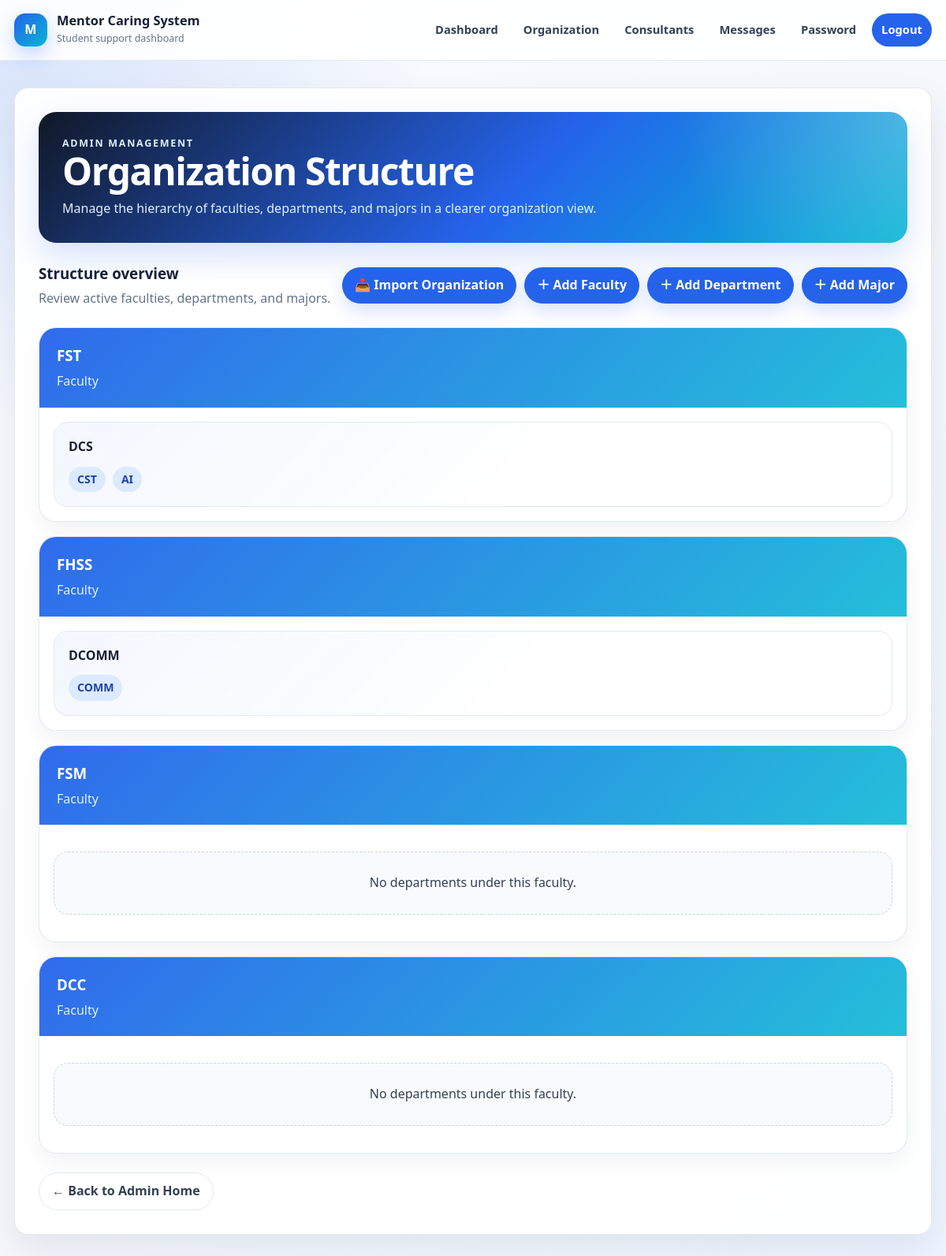
Page /organization (signed in) on the committed database.
### app/entity/faculty.py (models this page shows, shortened)
class OrganizationUnit(object):
    unit_id = None
    name = None
    unit_type = None
    active = None
    created_date = None
    updated_date = None

class Faculty(db.Model, OrganizationUnit):
    __tablename__ = "faculties"
    id = db.Column(db.Integer, primary_key=True)
    name = db.Column(db.String(120), unique=True, nullable=False)
    active = db.Column(db.Boolean, default=True)
    created_at = db.Column(db.DateTime, default=local_now)
    updated_at = db.Column(db.DateTime, default=local_now, onupdate=local_now)
    departments = db.relationship("Department", backref="faculty", lazy=True)

### app/entity/department.py (models this page shows, shortened)
class Department(db.Model):
    __tablename__ = "departments"
    id = db.Column(db.Integer, primary_key=True)
    name = db.Column(db.String(120), nullable=False)
    active = db.Column(db.Boolean, default=True)
    created_at = db.Column(db.DateTime, default=local_now)
    updated_at = db.Column(db.DateTime, default=local_now, onupdate=local_now)
    faculty_id = db.Column(db.Integer, db.ForeignKey("faculties.id"), nullable=False)
    majors = db.relationship("Major", backref="department", lazy=True)

### app/entity/major.py (models this page shows, shortened)
class Major(db.Model):
    __tablename__ = "majors"
    id = db.Column(db.Integer, primary_key=True)
    name = db.Column(db.String(120), nullable=False)
    active = db.Column(db.Boolean, default=True)
    created_at = db.Column(db.DateTime, default=local_now)
    updated_at = db.Column(db.DateTime, default=local_now, onupdate=local_now)
    department_id = db.Column(db.Integer, db.ForeignKey("departments.id"), nullable=False)

### app/boundary/admin_boundary.py (the view)
@admin_bp.route("/organization")
@login_required
def organization():
    if current_user.role != "admin":
        flash("Only administrators can view the organization management page.")
        return redirect(url_for("auth.login"))
    faculties = get_organization_structure()
    return render_template("organization.html", faculties=faculties)

### app/control/organization_control.py (called while the page is built)
def get_organization_structure():
    return FacultyMapper.find_all_active()

### app/mapper/organization_mapper.py (called while the page is built)
    @staticmethod
    def find_all_active():
        return Faculty.query.filter_by(active=True).all()

### app/templates/organization.html
{% extends "base.html" %}
{% block extra_css %}
<link rel="stylesheet" href="{{ url_for('static', filename='css/pages/organization.css') }}">
{% endblock %}
{% block content %}
<div class="organization-page">
    <section class="org-hero">
        <p class="org-eyebrow">Admin Management</p>
        <h2>Organization Structure</h2>
        <p>Manage the hierarchy of faculties, departments, and majors in a clearer organization view.</p>
    </section>
    <div class="org-toolbar">
        <div>
            <h3>Structure overview</h3>
            <p>Review active faculties, departments, and majors.</p>
        </div>
        <div class="org-actions">
            <a class="org-action" href="{{ url_for('admin.import_organization') }}">📥 Import Organization</a>
            <a class="org-action" href="{{ url_for('admin.add_faculty_page') }}">＋ Add Faculty</a>
            <a class="org-action" href="{{ url_for('admin.add_department_page') }}">＋ Add Department</a>
            <a class="org-action" href="{{ url_for('admin.add_major_page') }}">＋ Add Major</a>
        </div>
    </div>
    {% if faculties %}
    <div class="org-tree">
        {% for faculty in faculties %}
        <section class="faculty-card">
            <div class="faculty-header">
                <h3>{{ faculty.name }}</h3>
                <p>Faculty</p>
            </div>
            {% if faculty.departments %}
            <div class="department-list">
                {% for department in faculty.departments %}
                    {% if department.active %}
                    <article class="department-card">
                        <h4>{{ department.name }}</h4>
                        {% if department.majors %}
                        <ul class="major-list">
                            {% for major in department.majors %}
                                {% if major.active %}
                                <li><span class="major-pill">{{ major.name }}</span></li>
                                {% endif %}
                            {% endfor %}
                        </ul>
                        {% else %}
                        <p class="org-empty">No majors under this department.</p>
                        {% endif %}
                    </article>
                    {% endif %}
                {% endfor %}
            </div>
            {% else %}
            <div class="department-list">
                <p class="org-empty">No departments under this faculty.</p>
            </div>
            {% endif %}
        </section>
        {% endfor %}
    </div>
    {% else %}
    <p class="org-empty">No organization data found.</p>
    {% endif %}
    <div>
        <a class="org-secondary-action" href="{{ url_for('admin.admin_home') }}">← Back to Admin Home</a>
    </div>
</div>
{% endblock %}

### app/static/css/pages/organization.css (style rules this page uses)
.organization-page, .org-form-page, .consultant-page, .group-page { display: flex; flex-direction: column; gap: 24px; }
.org-hero { position: relative; overflow: hidden; padding: 30px; border-radius: 22px; color: #fff; background: radial-gradient(circle at top right, rgba(255, 255, 255, 0.25), transparent 18rem), linear-gradient(135deg, #111827 0%, #2563eb 55%, #06b6d4 100%); box-shadow: 0 18px 40px rgba(37, 99, 235, 0.18); }
.org-eyebrow { margin: 0 0 8px; color: #bfdbfe; text-transform: uppercase; letter-spacing: 0.14em; font-size: 0.78rem; font-weight: 800; }
.org-hero h2 { margin: 0 0 10px; color: #fff; font-size: clamp(2rem, 4vw, 3rem); line-height: 1.05; }
.org-hero p { max-width: 760px; margin: 0; color: #e0f2fe; }
.org-toolbar { display: flex; align-items: center; justify-content: space-between; gap: 14px; flex-wrap: wrap; }
.org-toolbar h3 { margin: 0; color: #172033; }
.org-toolbar p { margin: 4px 0 0; color: var(--muted); }
.org-actions { display: flex; align-items: center; flex-wrap: wrap; gap: 10px; }
.org-action, .org-secondary-action, .org-danger-action, .org-view-action { display: inline-flex; align-items: center; justify-content: center; gap: 8px; min-height: 42px; padding: 10px 16px; border-radius: 999px; text-decoration: none; font-weight: 800; }
.org-action { color: #fff; background: var(--primary); box-shadow: 0 10px 22px rgba(37, 99, 235, 0.18); }
.org-secondary-action, .org-view-action { color: #334155; background: #fff; border: 1px solid var(--border); }
.org-empty { padding: 26px; border: 1px dashed #cbd5e1; border-radius: 18px; color: var(--muted); background: #f8fafc; text-align: center; }
.org-tree { display: grid; gap: 18px; }
.faculty-card { overflow: hidden; border: 1px solid rgba(226, 232, 240, 0.95); border-radius: 22px; background: #fff; box-shadow: 0 12px 28px rgba(15, 23, 42, 0.05); }
.faculty-header { padding: 20px 22px; color: #fff; background: linear-gradient(135deg, rgba(37, 99, 235, 0.95), rgba(6, 182, 212, 0.88)); }
.faculty-header h3 { margin: 0; color: #fff; }
.faculty-header p { margin: 5px 0 0; color: #e0f2fe; }
.department-list { display: grid; gap: 14px; padding: 18px; }
.department-card { padding: 18px; border: 1px solid var(--border); border-radius: 18px; background: linear-gradient(135deg, rgba(37, 99, 235, 0.05), transparent 60%), #fff; }
.department-card h4 { margin: 0 0 12px; color: #172033; }
.major-list { display: flex; flex-wrap: wrap; gap: 9px; padding: 0; margin: 0; list-style: none; }
.major-pill, .org-status { display: inline-flex; align-items: center; min-height: 30px; padding: 5px 11px; border-radius: 999px; color: #1e40af; background: #dbeafe; font-size: 0.88rem; font-weight: 800; }

### app/static/css/variables.css (style rules this page uses)
:root { --bg: #f4f7fb; --surface: #ffffff; --surface-soft: #f8fafc; --text: #172033; --muted: #64748b; --primary: #2563eb; --primary-dark: #1d4ed8; --primary-soft: #dbeafe; --border: #e2e8f0; --danger: #dc2626; --success: #16a34a; --warning: #d97706; --shadow: 0 18px 45px rgba(15, 23, 42, 0.08); --radius: 18px; }

### app/static/css/base.css (style rules this page uses)
* { box-sizing: border-box; }
html { min-height: 100%; }
body { margin: 0; min-height: 100vh; color: var(--text); font-family: "Segoe UI", "Microsoft YaHei", Arial, sans-serif; line-height: 1.6; background: radial-gradient(circle at top left, rgba(37, 99, 235, 0.16), transparent 34rem), linear-gradient(135deg, #f8fbff 0%, var(--bg) 55%, #eef4ff 100%); }
a { color: var(--primary); text-decoration: none; font-weight: 600; }

### app/static/css/layout.css (style rules this page uses)
.page-card h2 { margin: 0 0 22px; font-size: clamp(1.6rem, 2vw, 2.15rem); letter-spacing: -0.03em; }
.page-card h3 { margin-top: 28px; color: #1e293b; }
.page-card p { color: #334155; }

### rows in the picture
Faculty: name "FST"
Department: name "DCS"
Major: name "CST"
Major: name "AI"
Faculty: name "FHSS"
Department: name "DCOMM"
Major: name "COMM"
Faculty: name "FSM", shows "No departments under this faculty."
Faculty: name "DCC", shows "No departments under this faculty."
